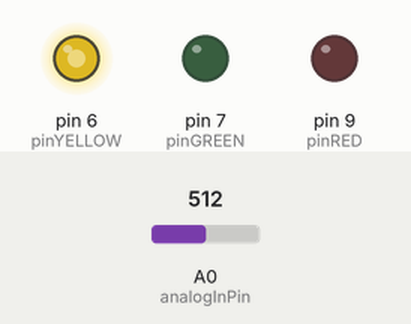
The sketch below on a simulated Arduino Uno, built with avr-gcc and run on an emulated ATmega328P. Shown: output pins drawn as LEDs (lit = HIGH). Inputs (shaded band) come from the test bench; at power-on: A0 (analogInPin) = 512.

Above: at 1.2 s.
1.3 s: A0 (analogInPin) set to 716
At 2.2 s:
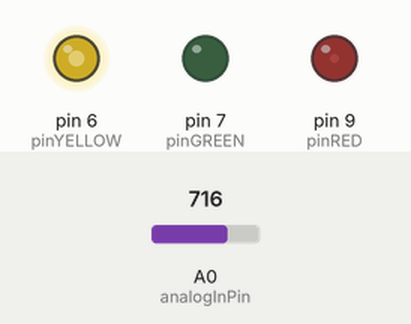
2.8 s: A0 (analogInPin) set to 900
At 3.3 s:
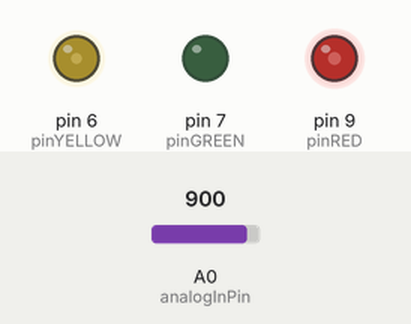
4.3 s: A0 (analogInPin) set to 1023
At 5.5 s:
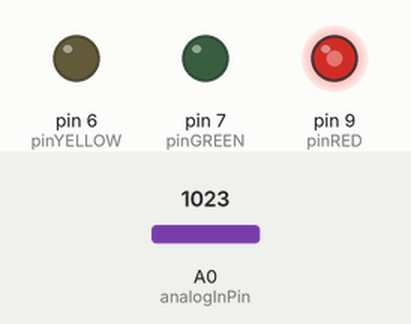
5.8 s: A0 (analogInPin) set to 246
At 6.8 s:
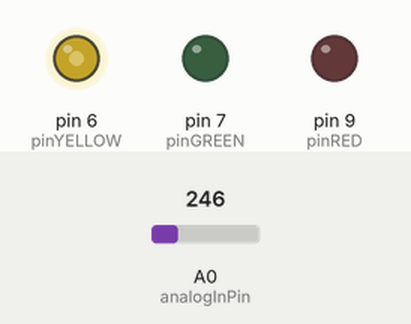
7.3 s: A0 (analogInPin) set to 170
At 7.9 s:
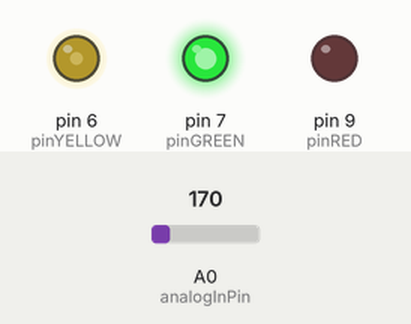
Timing chart, 0 to 9.8 s (numbered marks = the images above; inputs shaded):
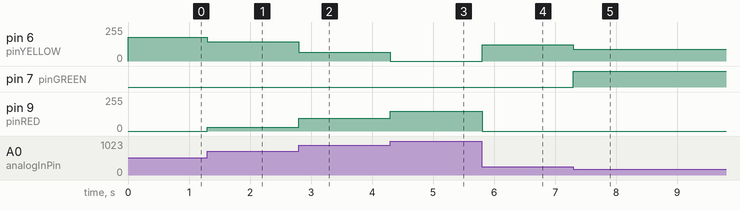

The sketch:

TrafficLight-03-fade-with-array.ino
```cpp
#include <math.h>

// based on AnalogInOutSerial
// fade between traffic lights according to the potentiometer state
/*
 Use a C array to manage the traffic lights .
   array[0] = green
   array[1] = yellow
   array[2] = red
 A C array is good to track a list of items, for example a list of pins to write to in order
*/

// define the analog pins that your traffic light is connected to

const int pinRED = 9 ;
const int pinYELLOW = 6 ;
const int pinGREEN = 7 ;

const int analogInPin = A0;  // Analog input pin that the potentiometer is attached to
int sensorValue = 0;        // value read from the potentiometer
boolean DEBUG=true;
boolean DEBUGx2 = false;

// Is it better to use a struct instead of array?

int trafficLightsArray[3];
/* 0 = green
 * 1 = yellow
 * 2 = red
 */

void setup() {
  Serial.begin(9600);
}

void loop() {
  delay(1);
  sensorValue = analogRead(analogInPin);
  setTrafficLightValues( sensorValue, trafficLightsArray ) ;
  analogWrite(pinGREEN, trafficLightsArray[0]);
  analogWrite(pinYELLOW, trafficLightsArray[1]);
  analogWrite(pinRED, trafficLightsArray[2]);
  if (false) {
    Serial.print("sensor = ");
    Serial.print(sensorValue);
    Serial.print(" green= ");
    Serial.print(trafficLightsArray[0]);
    Serial.print(" yellow= ");
    Serial.print(trafficLightsArray[1]);
    Serial.print(" red= ");
    Serial.println(trafficLightsArray[2]);
  }
}


void setTrafficLightValues(int sensorValue, int (&lightsArray)[3] ) {
  int pi_map = map(sensorValue, 0, 1023, 0, 314) ;

  const int maxGreen = 256;
  const int maxYellow = 180;
  const int maxRed = 150;

  float sinGreen = sin((float)pi_map/100.0 + 2.0 * PI / 2.0)+1;
  float sinYellow = sin((float)pi_map/100.0 + 0.0 * PI / 2.0);
  float sinRed = sin((float)pi_map/100.0 + 2.0 * PI / 2.0)+1;

  int valueGreen = (int)(sinGreen*1000.0) * (sensorValue < 512);
  int valueYellow = (int)(sinYellow*1000.0) * true ;
  int valueRed = (int)(sinRed*1000.0) *  (sensorValue >= 512);

  lightsArray[0] = map(valueGreen,0,1000,0,maxGreen);
  lightsArray[1] = map(valueYellow,0,1000,0,maxYellow);
  //lightsArray[1] = maxYellow-int(abs(int(valueYellow-512))/int(512/maxYellow));
  lightsArray[2] = map(valueRed,0,1000,0,maxRed);

  if (DEBUGx2) {
    Serial.print("sensor = ");
    Serial.print(sensorValue);
    Serial.print(" sinGreen= ");
    Serial.print(sinGreen);
    Serial.print(" valueGreen= ");
    Serial.print(valueGreen);
    Serial.print(" green= ");
    Serial.print(lightsArray[0]);
    //Serial.print(" sinYellow= ");
    //Serial.print(sinYellow);
    //Serial.print(" valueYellow= ");
    //Serial.print(valueYellow);
    Serial.print(" yellow= ");
    Serial.print(lightsArray[1]);
    Serial.print(" sinRed= ");
    Serial.println(sinRed);
    Serial.print(" valueRed= ");
    Serial.println(valueRed);
    Serial.print(" red= ");
    Serial.println(lightsArray[2]);
  }
}
```

Measured:
- after the input at 1.3 s, pin 6 (pinYELLOW): 179/255 → 146/255 at once; pin 9 (pinRED): 0/255 → 27/255 at once
- after the input at 2.8 s, pin 6 (pinYELLOW): 146/255 → 66/255 at once; pin 9 (pinRED): 27/255 → 94/255 at once
- after the input at 4.3 s, pin 6 (pinYELLOW): 66/255 → 0/255 at once; pin 9 (pinRED): 94/255 → 149/255 at once
- after the input at 5.8 s, pin 6 (pinYELLOW): 0/255 → 122/255 at once; pin 9 (pinRED): 149/255 → 0/255 at once
- after the input at 7.3 s, pin 6 (pinYELLOW): 122/255 → 89/255 at once; pin 7 (pinGREEN): LOW → HIGH at once
